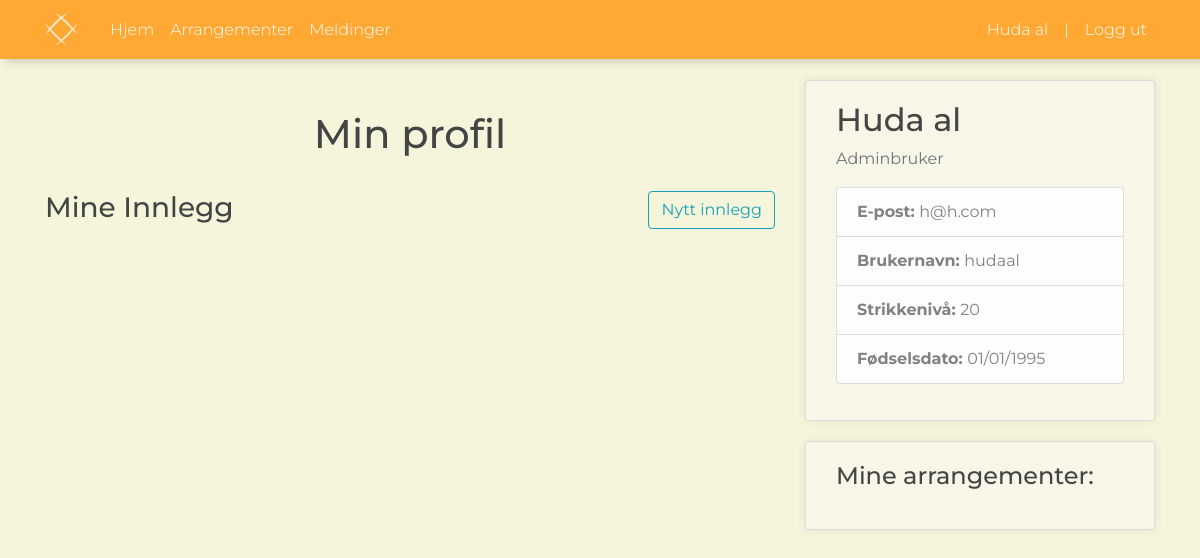
Page /profile/ (signed in) on the earlier database version.
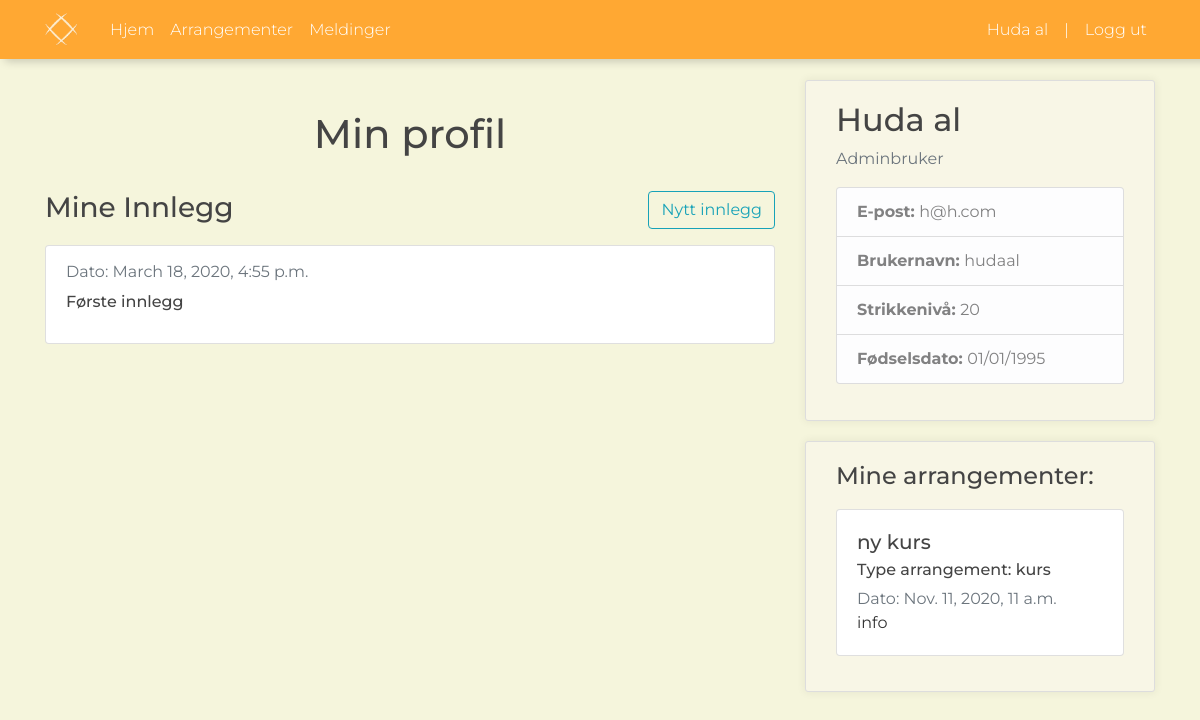
Same page on the later database version.
### website/models.py (models this page shows, shortened)
class innlegg(models.Model):
    text = models.TextField()
    bruker = models.ForeignKey(Bruker, on_delete=models.CASCADE, blank=True, null=True, default=None)
    dateTime = models.DateTimeField(default=datetime.now())
    class Meta():
        verbose_name = 'Innlegg'
        verbose_name_plural = 'Innlegg'
    def getMyPosts(self, user):
        Posts = innlegg.objects.filter(bruker=user)
        return Posts

class Arrangement(models.Model):
    type = models.CharField(max_length=50)
    title = models.CharField(max_length=50)
    tidspunkt = models.DateTimeField(default=timezone.now)
    innhold = models.TextField()
    location = models.CharField(max_length=50, null=True)
    forfatter = models.ForeignKey('Bruker', on_delete=models.CASCADE, null=True, default=None)
    objects = ArrangementManager()
    class Meta:
        verbose_name = ('arrangement')
        verbose_name_plural = ('arrangementer')
    def getMyArrangement(self, bruker):
        list_arrangementer = Arrangement.objects.filter(forfatter=bruker)
        return list_arrangementer

### users/views.py (the view)
# urls.py: path('profile/', user_views.profile, name='profile'),
@login_required
def profile(request):
    contex = {"mineArrangementer": Arrangement.getMyArrangement(Arrangement, request.user),
              "mineInnlegg": innlegg.getMyPosts(innlegg, request.user),
              }
    return render(request, "users/profile.html", contex)

### users/templates/users/profile.html (shortened to what this page needs)
{% extends "website/base.html" %}
{% load crispy_forms_tags %}
{% block content %}
    <h1 id="header_profil" style=" margin-bottom: 33px; display: flex; justify-content: center;">Min profil</h1>
    <div style="display: table">
        <form method="POST" action="/createPost/">
                <input type="submit" value="Nytt innlegg" name="nytt" class="btn btn-outline-info" style="display: table-cell; position: absolute; right: 15px; vertical-align: middle"/>
            </form>
    </div>
    <h3 style="margin-bottom: 20px;">Mine Innlegg</h3>
    {% for innlegg in mineInnlegg %}
        <div class="card" style="margin-bottom: 15px">
                  <div class="card-body">
                    <p class="card-subtitle mb-2 text-muted">Dato: {{ innlegg.dateTime }}</p>
                    <h6 class="card-title">{{ innlegg.text}}</h6>
                  </div>
              </div>
    {% endfor %}
{% endblock content %}
{% block sidebar %}
          <div class="content-section">
            <h2>{{ user.first_name }}  {{ user.last_name }}</h2>
            <p class='text-muted'>
                {% if user.is_superuser %}
                    Adminbruker
                {% elif user.is_bedrift %}
                    Bedriftsbruker
                {% else %}
                    Privatbruker
                {% endif %}
            </p>
              <ul class="list-group">
                <li class="list-group-item list-group-item-light"><b>E-post: </b>{{ user.email }}</li>
                <li class="list-group-item list-group-item-light"><b>Brukernavn: </b>{{ user.username }}</li>
                <li class="list-group-item list-group-item-light"><b>Strikkenivå: </b>{{ user.strikkeNivaa }}</li>
                <li class="list-group-item list-group-item-light"><b>Fødselsdato: </b>{{ user.bursdag | date:"d/m/Y" }}</li>
              </ul>
          </div>
{% endblock sidebar %}
{% block sidebar2 %}
          <div class="content-section">
              <h4 style="padding-bottom: 10px;" >Mine arrangementer:</h4>
              {% for arr in mineArrangementer %}
              <div class="card" style="margin-bottom: 15px">
                  <div class="card-body">
                    <h5 class="card-title">{{ arr.title }}</h5>
                    <h6 class="card-subtitle mb-2">Type arrangement:  {{ arr.type }}</h6>
                    <h7 class="card-subtitle mb-2 text-muted">Dato: {{ arr.tidspunkt }}</h7>
                     <p class="card-text">{{arr.innhold}}</p>
                  </div>
              </div>
              {% endfor %}
          </div>
{% endblock sidebar2 %}

Differences in the rows shown:
added innlegg: dateTime "March 18, 2020, 4:55 p.m.", text "Første innlegg"
added Arrangement: title "ny kurs", type "kurs", tidspunkt "Nov. 11, 2020, 11 a.m.", innhold "info"
